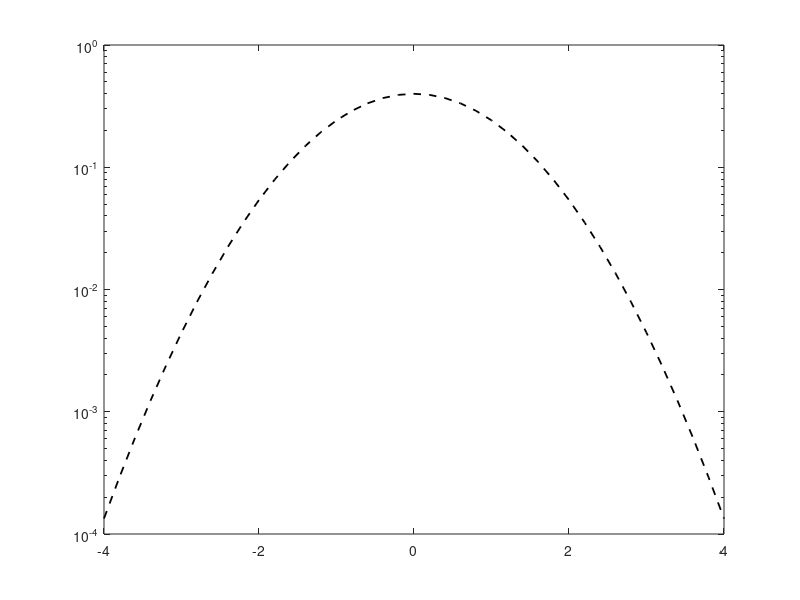

Reproduce this figure in MATLAB. (Note: this script raises an error after producing the figure.)
% Test global (relative) decimation of points per frame

clear vstats;

GROUP = 'groupH';

STEP = 4;

% dilution coeeficients
ALPHAVECT = linspace(1,0.2,9);

% struct init
vstatsitem = struct('rawpdf',[],'normpdf',[],'mom',[],'step',[],'pts',[],'alpha',[]);
vstats(1:length(ALPHAVECT)) = vstatsitem;

% Gaussian comparison plot
x = -4:0.2:4;
y = 1/sqrt(2*pi)*exp(-x.^2/2);

figure;
semilogy(x,y,'k--','LineWidth',1.3);
hold on;

cols = parula(length(ALPHAVECT));

for a = 1:length(ALPHAVECT)
    
    alpha = ALPHAVECT(a);
    
    % message to the user
    fprintf('*** Dilution %g ***\n',alpha);
    
    voro = VoroSingleGroupAlpha(GROUP,STEP,alpha);
    
    vstats(a) = VoroStatsSingleGroup(voro);
    
    % plot for the user
    semilogy(vstats(a).normpdf(:,1),vstats(a).normpdf(:,2),'+-','LineWidth',1.3,'Color',cols(a,:));
    hold on;
    grid on;
    xlabel('Normalized Voronoi area');
    ylabel('PDF');
    legend(["Gauss"; [num2str(ALPHAVECT')]]);
    
    pause(1);
    
end